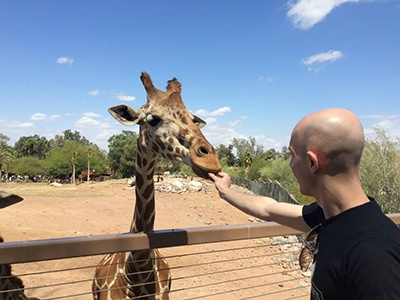
#> input picture lessons/giraffe.jpg, 400 x 300 px
$ python find_rectangle.py --dataset .   (older library calls are emulated)
#> lines starting #> are read from the running program, lines starting #| are printed output that depends on the picture; after the words box and inside, x2 and y2 are one past the last pixel; in counts of white or black regions, pixels touching at a corner belong together
from sklearn.metrics.pairwise import pairwise_distances
import numpy as np
import argparse
import glob
import cv2
import imutils


ap = argparse.ArgumentParser()
ap.add_argument("-d", "--dataset", required=True, help="Path to the dataset directory")
args = vars(ap.parse_args())

# grab the image paths from disk and initialize the data matrix
imagePaths = sorted(glob.glob(args['dataset'] + '/*.jpg'))
data = []

for imagePath in imagePaths:
    image = cv2.imread(imagePath)
#> image is the input picture: shape (300, 400, 3); mean B, G, R 150.4, 143.8, 139.7
    gray = cv2.cvtColor(image, cv2.COLOR_BGR2GRAY)
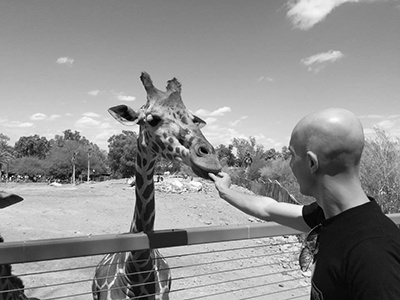
#> gray: shape (300, 400); min 0, max 254, mean 143.3
    thresh = cv2.threshold(gray, 5, 255, cv2.THRESH_BINARY)[1]
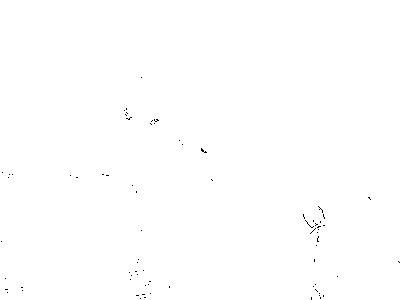
#> thresh: shape (300, 400); 99.9% white; black in thin lines or dots, all inside (x1, y1, x2, y2) = (1, 77, 400, 300)

    # find contours in the image, keeping only the largest one
    cnts = cv2.findContours(thresh.copy(), cv2.RETR_EXTERNAL, cv2.CHAIN_APPROX_SIMPLE)
#> cnts = 1 contour; box (x1, y1, x2, y2) and area: (0, 0, 400, 300) 119295
    cnts = cnts[0] if imutils.is_cv2() else cnts[1]
    c = max(cnts, key=cv2.contourArea)
#> c = contour of 12 points, box (x1, y1, x2, y2) (0, 0, 400, 300), area 119295

    # extract the ROI from the image, resize it to a canonical size,
    # compute the Hu Moments feature vector for the ROI, and update
    # the data matrix
    (x, y, w, h) = cv2.boundingRect(c)
#> x = 0; y = 0; w = 400; h = 300
    roi = cv2.resize(thresh[y:y + h, x:x + w], (50, 50))
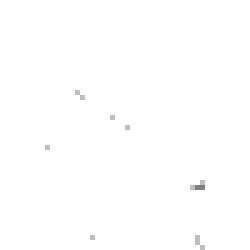
#> roi: shape (50, 50) (shown 5 times larger); min 128, max 255, mean 254.6
    moments = cv2.HuMoments(cv2.moments(roi)).flatten()
#> moments = [0.000654, 4.27e-13, 2.91e-16, 6.79e-17, -7.44e-33, -3.9e-23, 5.97e-33]
    data.append(moments)

# compute the distance between all entries in the data matrix, then
# take the sum of the distances for each row, followed by grabbing
# the row with the largest distance
D = pairwise_distances(data).sum(axis=1)
#> D = [0, 0]
i = np.argmax(D)
#> i = 0

# display the outlier image
image = cv2.imread(imagePaths[i])
print(f"Found square: {imagePaths[i]}")
#| Found square: ./giraffe.jpg
cv2.imshow("Outlier", image)
cv2.waitKey(0)
